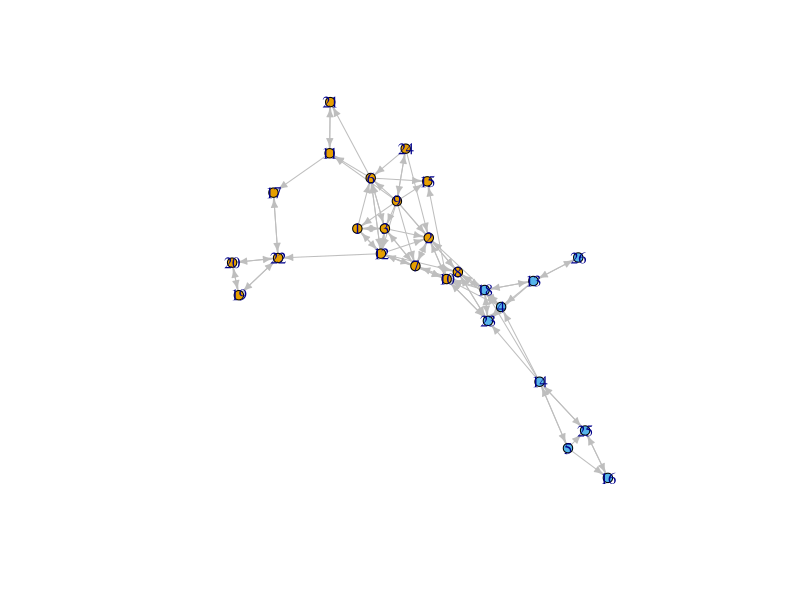

The R source for this figure:
# ------------------------------------------------------------------------------ |
# Simple R- script to demonstrate some principles of reprodicible research for SaSR-08
# Rense Corten, Utrecht Universtity
# First version: 12-5-2025

# Knecht data, Wave V

# R version 4.4.0
# haven_2.5.4     igraph_2.1.1    lubridate_1.9.3 forcats_1.0.0   stringr_1.5.1   dplyr_1.1.4    
# purrr_1.0.2     readr_2.1.5     tidyr_1.3.1     tibble_3.2.1    ggplot2_3.5.1   tidyverse_2.0.0

# ------------------------------------------------------------------------------ |

# ------------------------------------------------------------------------------ |
# preliminaries
# ------------------------------------------------------------------------------ |

library(tidyverse) # for basic data handling
library(igraph) # for network analysis
library(haven) # for reading Stata files

set.seed(1234) # for reproducibility

# ------------------------------------------------------------------------------ |
# Data preparation
# ------------------------------------------------------------------------------ |

# Load data
PupilsWaveV <- read_dta(file = "PupilsWaveV.dta")

# keep only one class for demonstration purposes
class12b <- PupilsWaveV %>% 
  filter(schoolnr == "12b")  

# Create a network object

# Make an edgelist
elist <- class12b %>% 
  select(namenr, friend1:friend12) %>%   # select only the " best friends"  network
  pivot_longer(c(friend1:friend12)) %>% 
  filter(!is.na(value)) %>% # drop the missings
  rename(from ="namenr", to = "value", sourcevar= "name") %>% #just nice for interpretation
  relocate(to, .after=from) #move around the columns


# create the nodeslist

nodelist <- class12b %>% 
  select(namenr,sex, age) %>% 
  rename(name = "namenr")


classnet <- graph_from_data_frame(elist, vertices = nodelist)

# ------------------------------------------------------------------------------ |
# Analysis
# ------------------------------------------------------------------------------ |



# Plot the network
plot(classnet, vertex.label = V(classnet)$name, vertex.size = 5, vertex.color = V(classnet)$sex,
     edge.arrow.size = 0.5, edge.color = "gray", layout = layout_with_fr)

